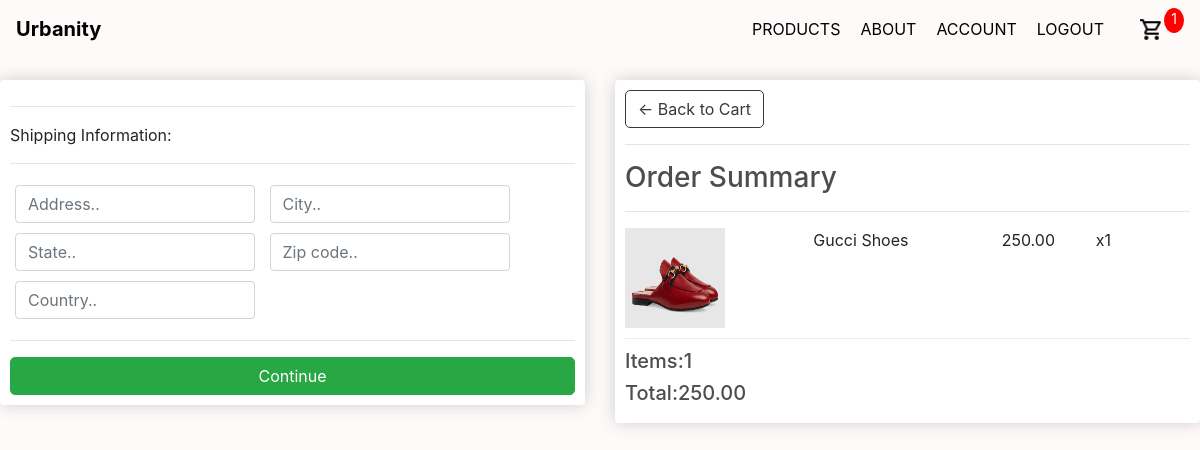
/checkout/ (signed in), run on an earlier commit of the app's database.
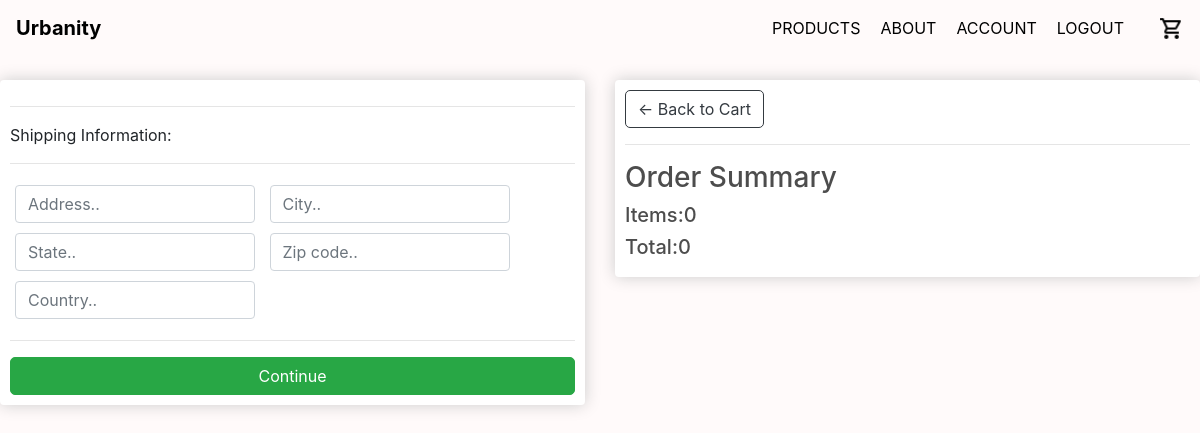
And on a later commit of the database.
### Urbanity/models.py (models this page shows, shortened)
class OrderItem(models.Model):
    product = models.ForeignKey(Product, on_delete=models.SET_NULL, blank = True, null=True)
    order = models.ForeignKey(Order, on_delete=models.SET_NULL, blank = True, null=True)
    quantity = models.IntegerField(default=0, blank = True, null=True)
    date_ordered = models.DateTimeField(auto_now_add=True, blank = True, null=True)
    @property
    def getTotal(self):
        total = self.quantity * self.product.item_price;
        return total;

class Product(models.Model):
    item_name = models.CharField(max_length=200)
    item_price = models.DecimalField(max_digits=7, decimal_places=2)
    item_image = models.ImageField(null=True, blank = True)
    quantity = models.IntegerField(default=1)
    @property
    def imageURL(self):
        try:
            url = self.item_image.url
        except:
            url = ''
        return url

class Order(models.Model):
    customer = models.ForeignKey(Customer, on_delete=models.SET_NULL, blank = True, null=True)
    transaction_id = models.CharField(max_length=200)
    completed = models.BooleanField(default=False, blank=False, null=True)
    date_ordered = models.DateTimeField(auto_now_add=True)
    @property
    def get_cart_total(self):
        orderItems = self.orderitem_set.all()
        total = sum([item.getTotal for item in orderItems])
        return total
    @property
    def get_cart_items(self):
        orderItems = self.orderitem_set.all()
        total = sum([item.quantity for item in orderItems])
        return total

### Urbanity/views.py (the view)
# urls.py: path('checkout/', views.checkout, name="checkout"),
def checkout(request):
    data = cartData(request)
    items = data['items']
    order = data['order']
    cartItems = data['cartItems']
    context={'items':items, 'order':order, 'cartItems':cartItems}
    return render(request, 'checkout.html', context)

### Urbanity/utils.py (called while the page is built)
def cartData(request):
    if request.user.is_authenticated:
        customer = request.user.customer
        order, created = Order.objects.get_or_create(customer=customer, completed = False)
        items = order.orderitem_set.all()
        cartItems = order.get_cart_items
    else:
        cookieData = cookieCart(request)
        items = cookieData['items']
        order = cookieData['order']
        cartItems = cookieData['cartItems']
    return {'items':items, 'order':order, 'cartItems':cartItems}

### templates/checkout.html (shortened to what this page needs)
{% extends 'main.html' %}
{% load static %}
{% block content %}
  <div class="row">
		<div class="col-lg-6" style="padding-top:70px;">
			<div class="box-element" id="form-wrapper">
				<form id="form">
					<div id="shipping-info" >
						<hr>
						<p>Shipping Information:</p>
						<hr>
						<div class="form-field">
							<input class="form-control" type="text" name="address" placeholder="Address.." autocomplete="on">
						</div>
						<div class="form-field">
							<input class="form-control" type="text" name="city" placeholder="City.." autocomplete="on">
						</div>
						<div class="form-field">
							<input class="form-control" type="text" name="state" placeholder="State.." autocomplete="on">
						</div>
						<div class="form-field">
							<input class="form-control" type="text" name="zipcode" placeholder="Zip code.." autocomplete="on">
						</div>
						<div class="form-field">
							<input class="form-control" type="text" name="country" placeholder="Country.." autocomplete="on">
						</div>
					</div>
					<hr>
					<input id="form-button" class="btn btn-success btn-block" type="submit" value="Continue">
				</form>
			</div>
			<br>
		</div>
		<div class="col-lg-6" style="padding-top:70px;">
			<div class="box-element">
				<a  class="btn btn-outline-dark" href="{% url 'cart' %}">&#x2190; Back to Cart</a>
				<hr>
				<h3>Order Summary</h3>
        {% for item in items %}
				<hr>
				<div class="cart-row">
					<div style="flex:2"><img class="row-image" src="{{ item.product.imageURL }}"></div>
					<div style="flex:2"><p>{{item.product.item_name}}</p></div>
					<div style="flex:1"><p>{{ item.product.item_price }}</p></div>
					<div style="flex:1"><p>x{{item.quantity}}</p></div>
				</div>
        {% endfor %}
				<h5>Items:{{order.get_cart_items }}</h5>
				<h5>Total:{{ order.get_cart_total }}</h5>
			</div>
		</div>
	</div>
{% endblock content %}

What changed in the data, as far as the page shows it:
removed OrderItem: product.imageURL (picture), product.item_name "Gucci Shoes", product.item_price "250.00", quantity "1"
removed Order: get_cart_items "1", get_cart_total "250.00"
added Order: get_cart_items "0", get_cart_total "0"
Also different on the page:
{{ cartItems }}: "1" → (not shown)
